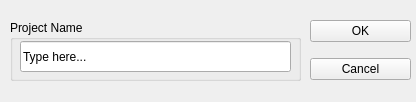
<?xml version="1.0" encoding="UTF-8"?>
<ui version="4.0">
 <class>Form</class>
 <widget class="QWidget" name="Form">
  <property name="geometry">
   <rect>
    <x>0</x>
    <y>0</y>
    <width>416</width>
    <height>102</height>
   </rect>
  </property>
  <property name="windowTitle">
   <string>Form</string>
  </property>
  <widget class="QWidget" name="verticalLayoutWidget">
   <property name="geometry">
    <rect>
     <x>310</x>
     <y>10</y>
     <width>101</width>
     <height>80</height>
    </rect>
   </property>
   <layout class="QVBoxLayout" name="verticalLayout">
    <item>
     <widget class="QPushButton" name="btnOK">
      <property name="text">
       <string>OK</string>
      </property>
     </widget>
    </item>
    <item>
     <widget class="QPushButton" name="btnCancel">
      <property name="text">
       <string>Cancel</string>
      </property>
     </widget>
    </item>
   </layout>
  </widget>
  <widget class="QGroupBox" name="groupBox">
   <property name="geometry">
    <rect>
     <x>10</x>
     <y>20</y>
     <width>291</width>
     <height>61</height>
    </rect>
   </property>
   <property name="title">
    <string>Project Name</string>
   </property>
   <widget class="QLineEdit" name="inputName">
    <property name="geometry">
     <rect>
      <x>10</x>
      <y>21</y>
      <width>271</width>
      <height>31</height>
     </rect>
    </property>
    <property name="text">
     <string>Type here...</string>
    </property>
   </widget>
  </widget>
 </widget>
 <resources/>
 <connections/>
</ui>
